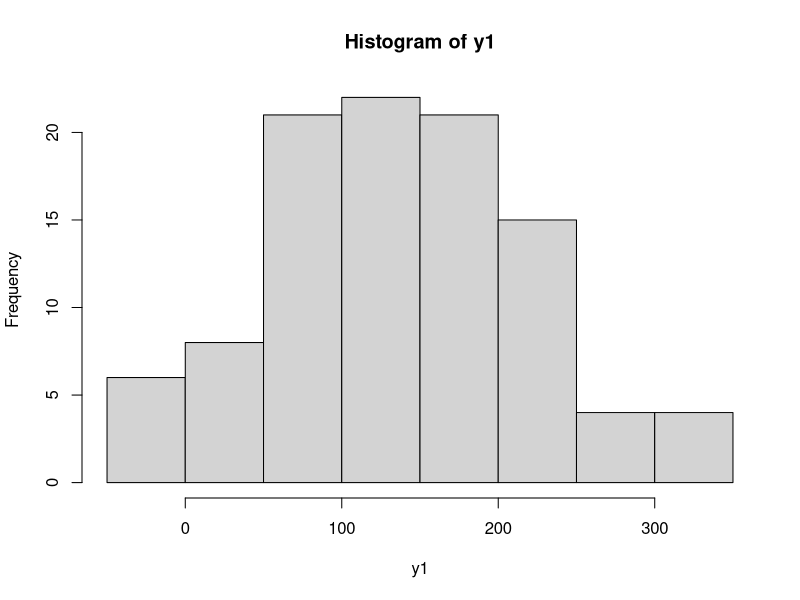
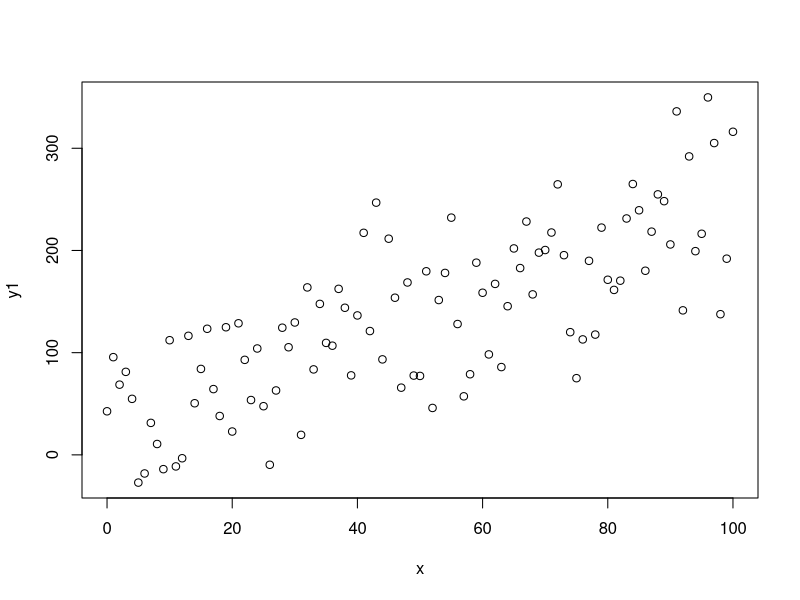
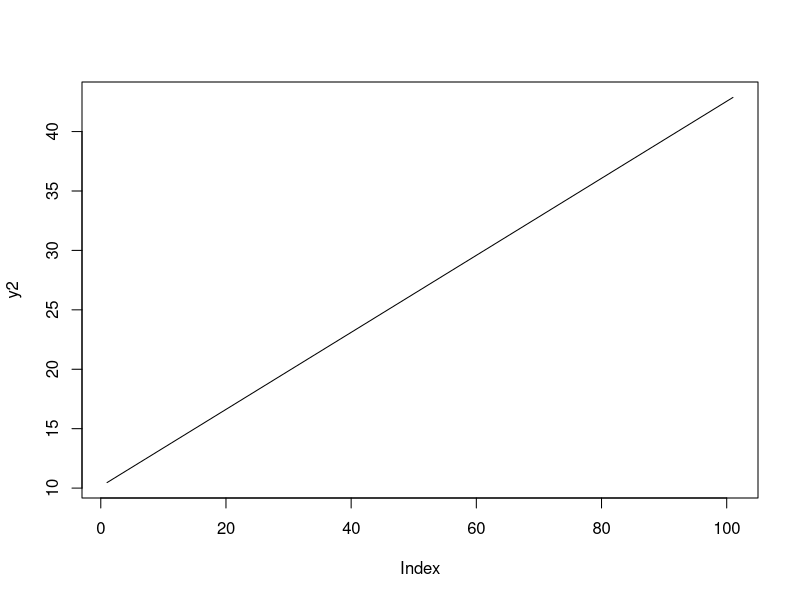
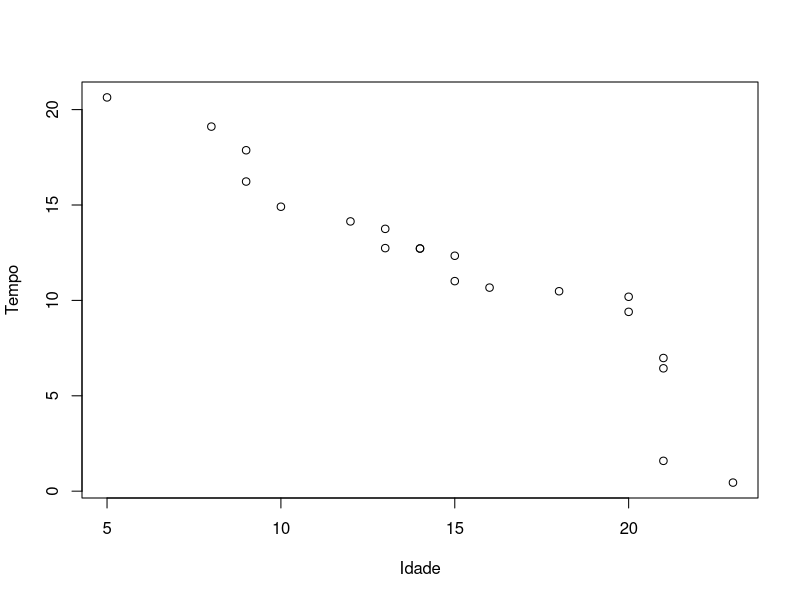
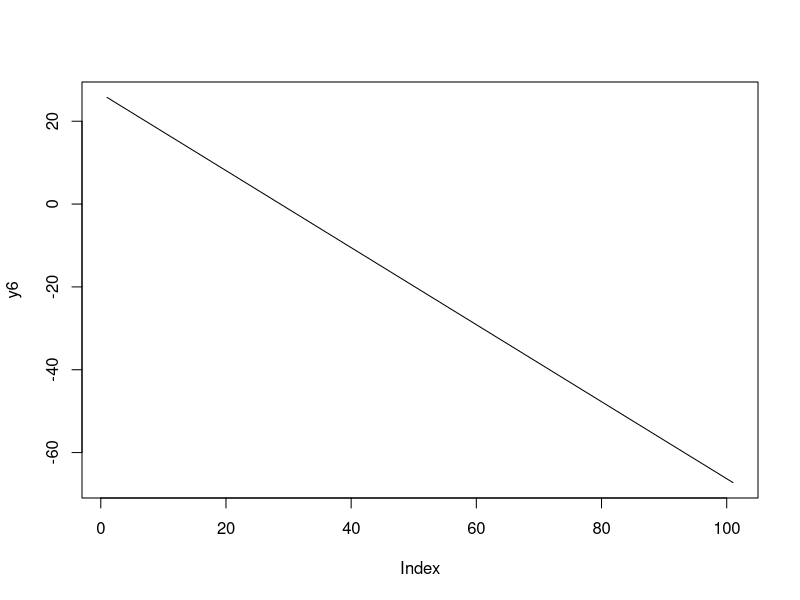
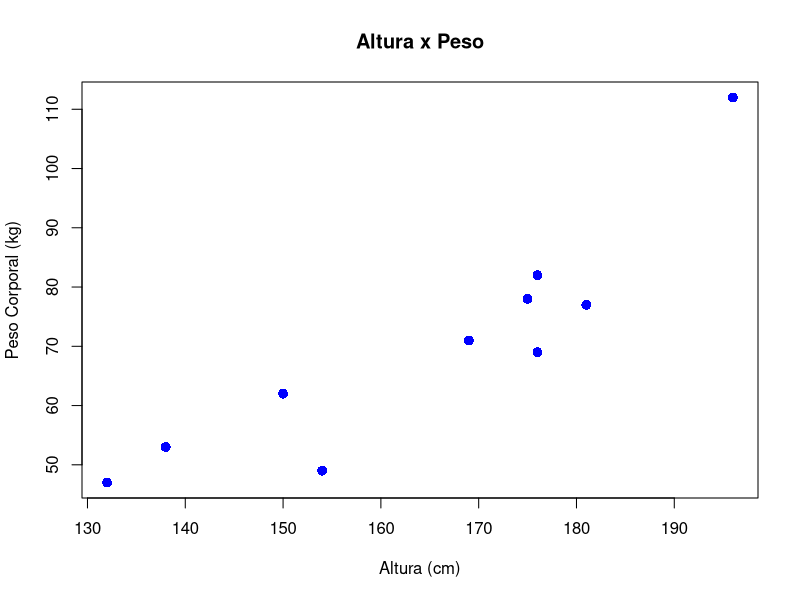
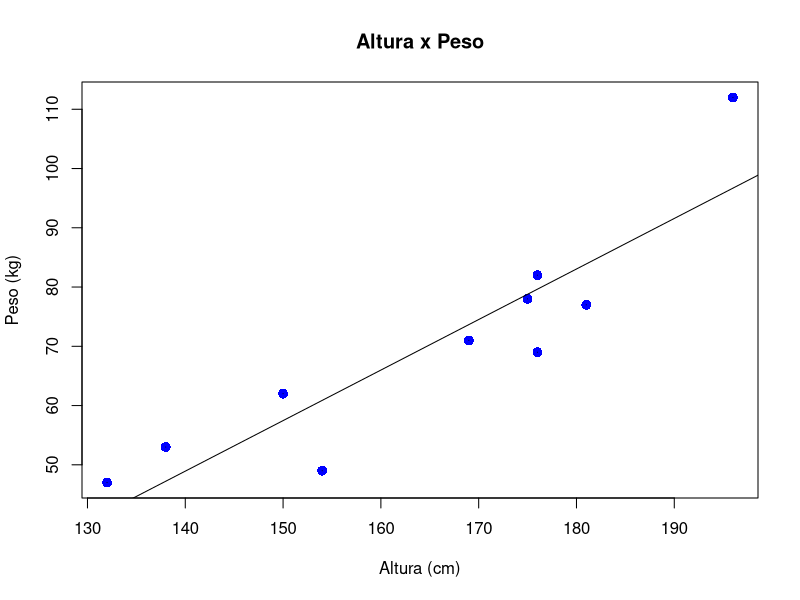
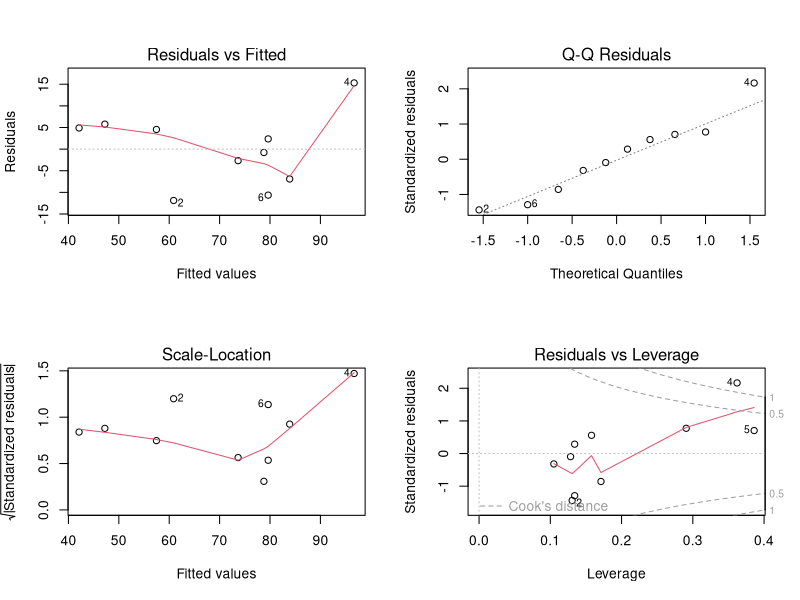

Here is the R script that generated these plots, in order:
# Lista de Exercícios Parte 1 - Capítulo 11

# Obs: Caso tenha problemas com a acentuação, consulte este link:
# https://support.rstudio.com/hc/en-us/articles/200532197-Character-Encoding

# Configurando o diretório de trabalho
# Coloque entre aspas o diretório de trabalho que você está usando no seu computador
# Não use diretórios com espaço no nome
setwd("C:/Users/User/Documents/IES/DSA/FCD/BigDataRAzure/Cap11")
getwd()


## Exercício 1 - Massa de dados aleatória

# Criando a massa de dados (apesar de aleatória, y possui 
# uma relação com os dados de x)
x <- seq(0, 100)
y <- 2 * x + 35

# Imprimindo as variáveis
x
y

# Gerando uma distribuição normal
y1 <- y + rnorm(101, 0, 50)
y1
hist(y1)

# Crie um plot do relacionamento de x e y1
plot(x, y1)

# Crie um modelo de regressão para as duas variáveis x e y1
lm(x ~ y1)

# Capture os coeficentes
a <- 0.3241
b <- 10.4632

# Fórmula de Regressão
y2 <- b + a*x

# Visualize a linha de regressão
plot(y2, type = "l")

# Simulando outras possíveis linhas de regressão
y3 <- (y2[51]-50*(b-1))+(a-1)*x
y4 <- (y2[51]-50*(b+1))+(a+1)*x
y5 <- (y2[51]-50*(b+2))+(a+2)*x
lines(x,y3,lty=3)
lines(x,y4,lty=3)
lines(x,y5,lty=3)


## Exercício 2 - Pesquisa sobre idade e tempo de reação

# Criando os dados
Idade <- c(9,13,14,21,15,18,20,8,14,23,16,21,10,12,20,
           9,13,5,15,21)

Tempo <- c(17.87,13.75,12.72,6.98,11.01,10.48,10.19,19.11,
           12.72,0.45,10.67,1.59,14.91,14.14,9.40,16.23,
           12.74,20.64,12.34,6.44)

# Crie um Gráfico de Dispersão (ScatterPlot)
plot(Idade, Tempo)

# Crie um modelo de regressão
lm(Idade ~ Tempo)

# Calcule a reta de regressão
a <- -0.93
b <- 25.75

# Crie o gráfico da reta
y6 <- a*x + b
plot(y6, type = "l")

# Exercício 3 - Relação entre altura e peso

# Criando os dados
alturas = c(176, 154, 138, 196, 132, 176, 181, 169, 150, 175)
pesos = c(82, 49, 53, 112, 47, 69, 77, 71, 62, 78)

plot(alturas, pesos, pch = 16, cex = 1.3, col = "blue", 
     main = "Altura x Peso", 
     ylab = "Peso Corporal (kg)", 
     xlab = "Altura (cm)")

# Crie o modelo de regressão
modelo1 <- lm(pesos ~ alturas)

# Visualizando o modelo
modelo1
summary(modelo1)
a <- 0.9528
b <- 98.0054

# Gere a linha de regressão
abline(b, a)


# Faça as previsões de pesos com base na nova lista de alturas
alturas2 = data.frame(c(179, 152, 134, 197, 131, 178, 185, 162, 155, 172))
previsao <- predict(modelo1, alturas2)
previsao

# Plot
plot(alturas, pesos, pch = 16, cex = 1.3, 
     col = "blue", 
     main = "Altura x Peso", 
     ylab = "Peso (kg)", 
     xlab = "Altura (cm)")

# Construindo a linha de regressão
abline(lm(pesos ~ alturas)) 

# Obtendo o tamanho de uma das amostras de dados
num <- length(alturas)
num

# Gerando um gráfico com os valores residuais
for (k in 1: num)  
  lines(c(alturas[k], alturas[k]), 
        c(pesos[k], pesos[k]))

# Gerando gráficos com a distribuição dos resíduos
par(mfrow = c(2,2))
plot(modelo1)

